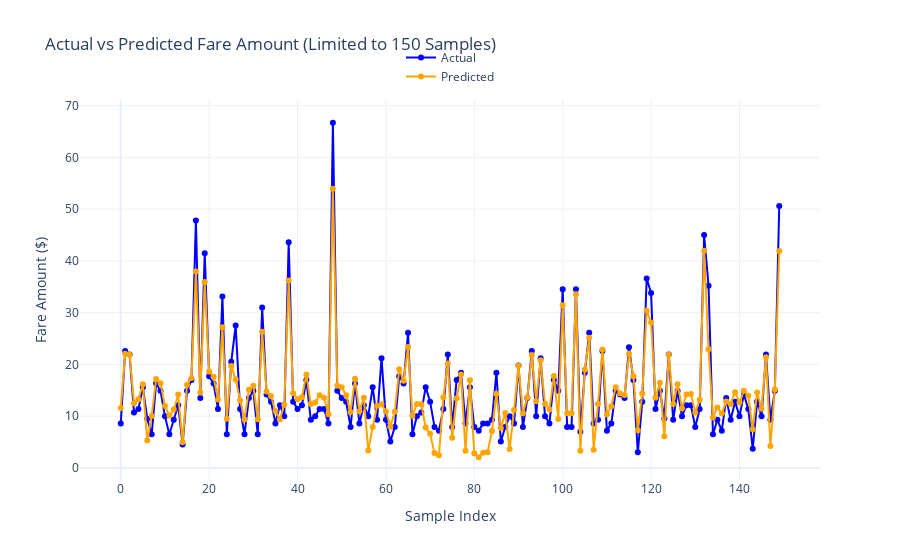

The cell this chart's notebook holds for it:
### Code cell
from sklearn.linear_model import LinearRegression
from data import *
from model import *

taxi_type = GREEN
train_sql = getSqlForModeling(taxi_type, isTrain=True)
test_sql = getSqlForModeling(taxi_type, isTrain=False)

model = LinearRegression()

# Training
with DR.engn.connect() as conn:
    processed = 0
    for df in pd.read_sql(train_sql, conn, chunksize=CHUNK_SIZE):
        processed += len(df)
        X = df[FEATURES]
        y = df[VARIABLE]

        model.fit(X, y)
        O.out(f'Trained {processed} rows')

storeModel(model, f'{taxi_type}_{VARIABLE}_{LINEAR_REGRESSION}')

# Predictions
with DR.engn.connect() as conn:
    processed = 0
    y_test = []
    y_pred = []
    for df in pd.read_sql(test_sql, conn, chunksize=CHUNK_SIZE):
        processed += len(df)
        X = df[FEATURES]
        y_test.append(df[VARIABLE])

        y_pred.append(model.predict(X))
        O.out(f'Predicted {processed} rows')

# Performance
merged_y_test = pd.concat(y_test, ignore_index=True)
merged_y_pred = np.concatenate(y_pred)

showPerformance(merged_y_test, merged_y_pred)

### Figure 1 — Plotly figure (JSON) as saved in the notebook; plotly's stock layout.template omitted (floating-point values rounded to 4 significant figures; data arrays with more than 128 entries replaced by an {"elided": "..."} marker saying what was removed)
{"data": [{"line": {"color": "blue"}, "mode": "lines+markers", "name": "Actual", "type": "scatter", "x": {"elided": "150 int values"}, "y": {"elided": "150 float values"}}, {"line": {"color": "orange"}, "mode": "lines+markers", "name": "Predicted", "type": "scatter", "x": {"elided": "150 int values"}, "y": {"elided": "150 float values"}}], "layout": {"legend": {"x": 0.5, "xanchor": "center", "y": 1.15, "yanchor": "top"}, "title": {"text": "Actual vs Predicted Fare Amount (Limited to 150 Samples)"}, "xaxis": {"title": {"text": "Sample Index"}}, "yaxis": {"title": {"text": "Fare Amount ($)"}}}}
